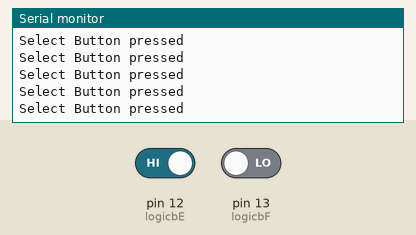
This sketch was run on a simulated Arduino Uno, built with avr-gcc and run on an emulated ATmega328P. Parts: the last lines printed to the serial monitor. Inputs (shaded band) come from the test bench; at power-on: pin 13 (logicbF) LOW, pin 12 (logicbE) HIGH.

Above: at 1.2 s.
1.3 s: pin 13 (logicbF) driven HIGH
At 1.8 s:
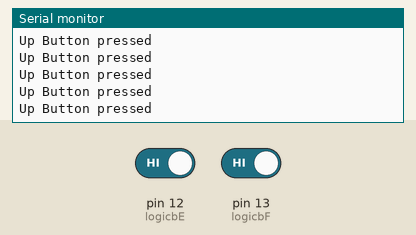
3.3 s: pin 12 (logicbE) driven LOW
At 4.1 s:
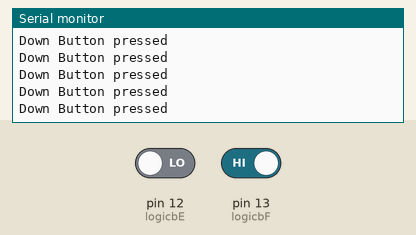
5.2 s: pin 12 (logicbE) driven HIGH
At 6.1 s:
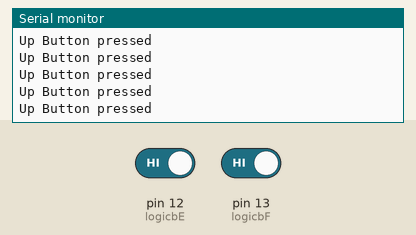
8.2 s: pin 13 (logicbF) driven LOW
At 8.7 s:
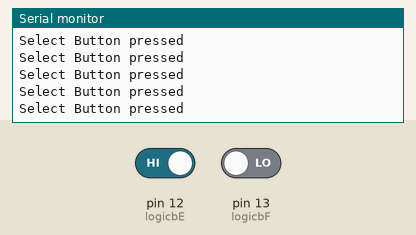
11.2 s: pin 12 (logicbE) driven LOW and pin 13 (logicbF) driven HIGH
At 11.8 s:
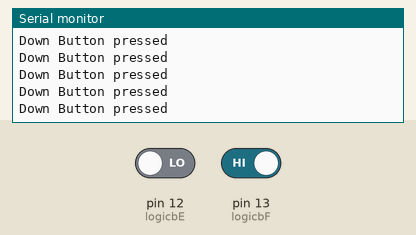
14.2 s: pin 12 (logicbE) driven HIGH
At 15.2 s:
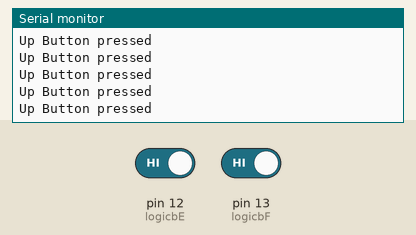

Measured:
- after the input at 1.3 s, the serial monitor: prints a new line after 0.09 s (image 1)
- after the input at 3.3 s, the serial monitor: prints a new line after 0.08 s (image 2)
- after the input at 8.2 s, the serial monitor: prints a new line after 0.09 s (image 4)
- after the input at 11.2 s, the serial monitor: prints a new line after 0.08 s (image 5)
- after the input at 14.2 s, the serial monitor: prints a new line after 0.07 s (image 6)

The sketch:

ButtonTest.ino
```cpp
#define logicbE 12
#define logicbF 13
int bstateE = 0;
int bstateF = 0;
void setup() {
  pinMode(logicbE, INPUT);
  pinMode(logicbF, INPUT);
  Serial.begin(9600);
}

void loop() {
  button();
}
void button(){
  bstateE = digitalRead(logicbE);
  bstateF = digitalRead(logicbF);
  if(bstateE == LOW && bstateF == HIGH){
    Serial.print("Down Button pressed");
    Serial.println();
  }
  else if(bstateE == HIGH && bstateF == LOW){
    Serial.print("Select Button pressed");
    Serial.println();
  }
  else if(bstateE == HIGH && bstateF == HIGH){
    Serial.print("Up Button pressed");
    Serial.println();
  }
  else if(bstateE == LOW && bstateF == LOW){
    Serial.println();
  }
}
```
